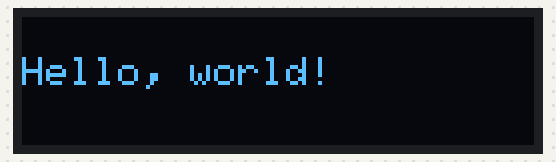
A sketch run on a simulated Arduino Uno, built with avr-gcc and run on an emulated ATmega328P. Parts: 128×32 one-colour display.

Above: at 0.1 s.

The sketch:

Seeed_hello-world.ino
```cpp
#include <Wire.h>
#include <Adafruit_GFX.h>
#include <Adafruit_SSD1306.h>

#define SCREEN_WIDTH 128
#define SCREEN_HEIGHT 32
#define OLED_RESET    -1  // Reset pin not used
#define SCREEN_ADDRESS 0x3C  // Common I2C address; try 0x3D if this doesn't work

Adafruit_SSD1306 display(SCREEN_WIDTH, SCREEN_HEIGHT, &Wire, OLED_RESET);

void setup() {
  Serial.begin(9600);

  if (!display.begin(SSD1306_SWITCHCAPVCC, SCREEN_ADDRESS)) {
    Serial.println(F("SSD1306 allocation failed"));
    while (true); // halt
  }

  display.clearDisplay();
  display.setTextSize(1);
  display.setTextColor(SSD1306_WHITE);
  display.setCursor(0, 10);
  display.println("Hello, world!");
  display.display();
}

void loop() {

}
```
